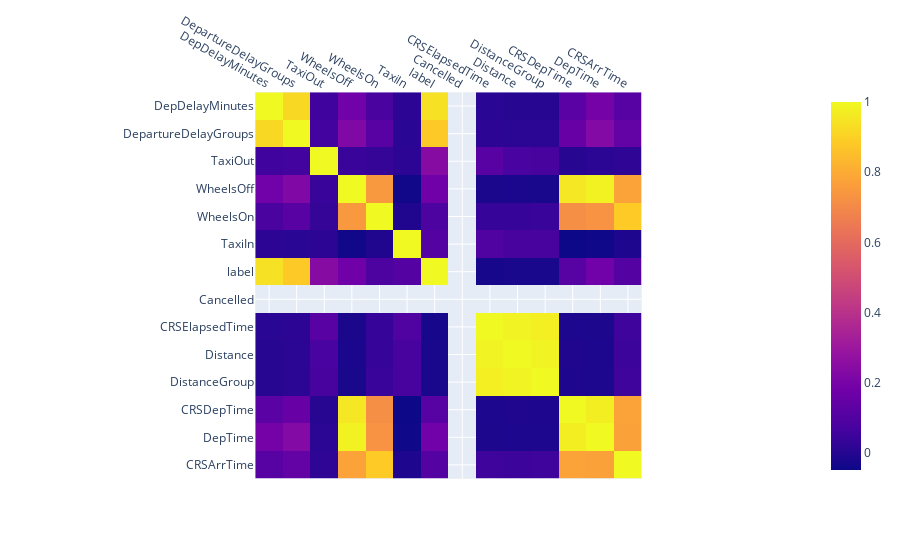

The cell this chart's notebook holds for it:
### Code cell
import plotly.express as px
selected_regressors = ['DepDelayMinutes', 'DepartureDelayGroups', 'TaxiOut', 'WheelsOff', 'WheelsOn', 'TaxiIn', 'ArrDelay', 
                        'Cancelled', 'CRSElapsedTime', 'Distance', 'DistanceGroup', 'CRSDepTime', 'DepTime', 'CRSArrTime']

sampled_regression_flights_df = sample(flights_df, selected_regressors, 0.09)
regression_df = sampled_regression_flights_df.toPandas()
corr_matrix = regression_df.corr()
fig = px.imshow(corr_matrix,
                x  = corr_matrix.columns,
                y = corr_matrix.columns
               )
fig.update_xaxes(side="top")
fig.show()

### Figure 1 — Plotly figure (JSON) as saved in the notebook; plotly's stock layout.template omitted (floating-point values rounded to 4 significant figures; data arrays with more than 128 entries replaced by an {"elided": "..."} marker saying what was removed)
{"data": [{"coloraxis": "coloraxis", "hovertemplate": "x: %{x}<br>y: %{y}<br>color: %{z}<extra></extra>", "name": "0", "type": "heatmap", "x": ["DepDelayMinutes", "DepartureDelayGroups", "TaxiOut", "WheelsOff", "WheelsOn", "TaxiIn", "label", "Cancelled", "CRSElapsedTime", "Distance", "DistanceGroup", "CRSDepTime", "DepTime", "CRSArrTime"], "xaxis": "x", "y": ["DepDelayMinutes", "DepartureDelayGroups", "TaxiOut", "WheelsOff", "WheelsOn", "TaxiIn", "label", "Cancelled", "CRSElapsedTime", "Distance", "DistanceGroup", "CRSDepTime", "DepTime", "CRSArrTime"], "yaxis": "y", "z": {"elided": "14x14 float values"}}], "layout": {"coloraxis": {"colorscale": [[0, "#0d0887"], [0.1111, "#46039f"], [0.2222, "#7201a8"], [0.3333, "#9c179e"], [0.4444, "#bd3786"], [0.5556, "#d8576b"], [0.6667, "#ed7953"], [0.7778, "#fb9f3a"], [0.8889, "#fdca26"], [1, "#f0f921"]]}, "margin": {"t": 60}, "xaxis": {"anchor": "y", "constrain": "domain", "domain": [0, 1], "scaleanchor": "y", "side": "top"}, "yaxis": {"anchor": "x", "autorange": "reversed", "constrain": "domain", "domain": [0, 1]}}}
